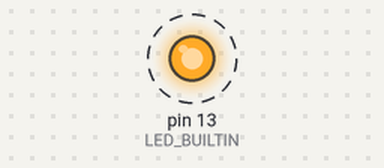
This sketch was run on a simulated Arduino Uno, built with avr-gcc and run on an emulated ATmega328P. On the bench: output pins drawn as LEDs (lit = HIGH). Dashed ring = blinking. What the sketch prints to the serial monitor is not drawn.

Above: at 0.5 s.
Timing chart, 0 to 4.6 s (numbered marks = the images above):
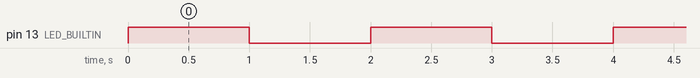

Measured:
- by itself, pin 13 (LED_BUILTIN): alternates HIGH for 1.0 s and LOW for 1.0 s

The sketch:

Etape_2_1_Sortie_Serie_Blink_Mod.ino
```cpp
// Etape_2_1_Sortie_Serie_Blink_Mod
// Le code est écrit en C++ : voir main.cpp (setup/loop) et les classes .h/.cpp de ce dossier.
// Ce fichier .ino doit exister (même nom que le dossier) pour que l'Arduino IDE ouvre le projet.
```

Led.cpp
```cpp
#include "Led.h"

Led::Led(uint8_t broche) : broche_(broche), allumee_(false) {}

void Led::begin() {
  pinMode(broche_, OUTPUT);
  eteindre();
}

void Led::allumer() {
  digitalWrite(broche_, HIGH);
  allumee_ = true;
}

void Led::eteindre() {
  digitalWrite(broche_, LOW);
  allumee_ = false;
}

void Led::basculer() {
  if (allumee_) {
    eteindre();
  } else {
    allumer();
  }
}

bool Led::estAllumee() const {
  return allumee_;
}
```

Led.h
```cpp
#pragma once
#include <Arduino.h>

// Pilote une LED simple branchée sur une broche numérique.
class Led {
public:
  explicit Led(uint8_t broche);

  void begin();          // configure la broche en sortie
  void allumer();
  void eteindre();
  void basculer();       // allumée -> éteinte, éteinte -> allumée
  bool estAllumee() const;

private:
  uint8_t broche_;
  bool allumee_;
};
```

main.cpp
```cpp
// Étape 2.1 – Sortie série : l'état de la LED est envoyé sur l'UART (9600 bauds)
#include <Arduino.h>
#include "Led.h"

namespace {
constexpr unsigned long DEBIT_BAUDS = 9600;
constexpr unsigned long DUREE_MS = 1000;
Led ledBleue(LED_BUILTIN);
}  // namespace

void setup() {
  Serial.begin(DEBIT_BAUDS);
  ledBleue.begin();
  Serial.println("Initialisation OK");
}

void loop() {
  ledBleue.allumer();
  Serial.println(1);  // visible dans le moniteur et le traceur série
  delay(DUREE_MS);

  ledBleue.eteindre();
  Serial.println(0);
  delay(DUREE_MS);
}
```
